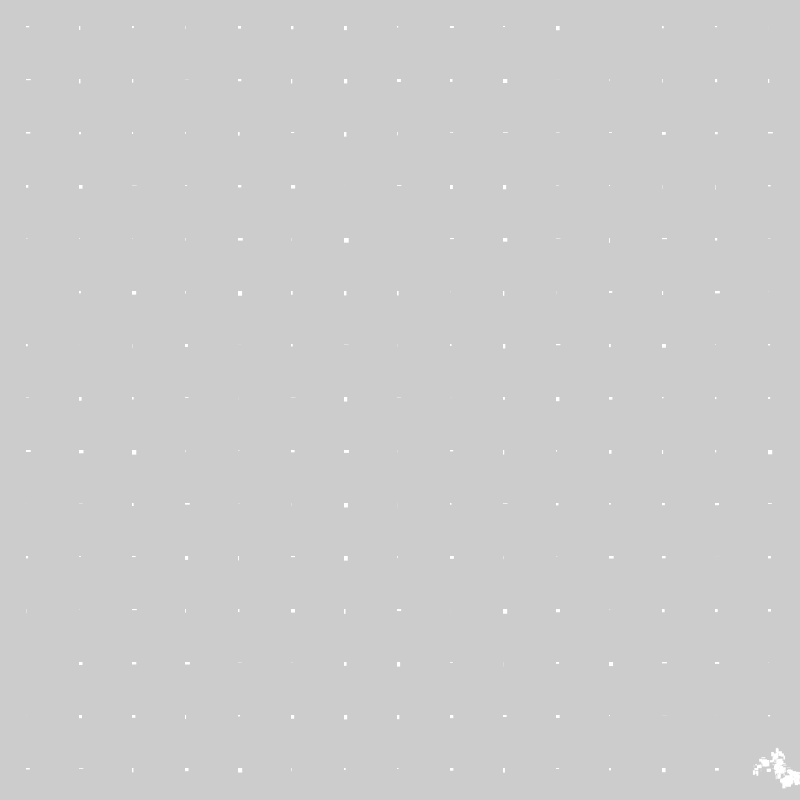
Frame 1 (no input)
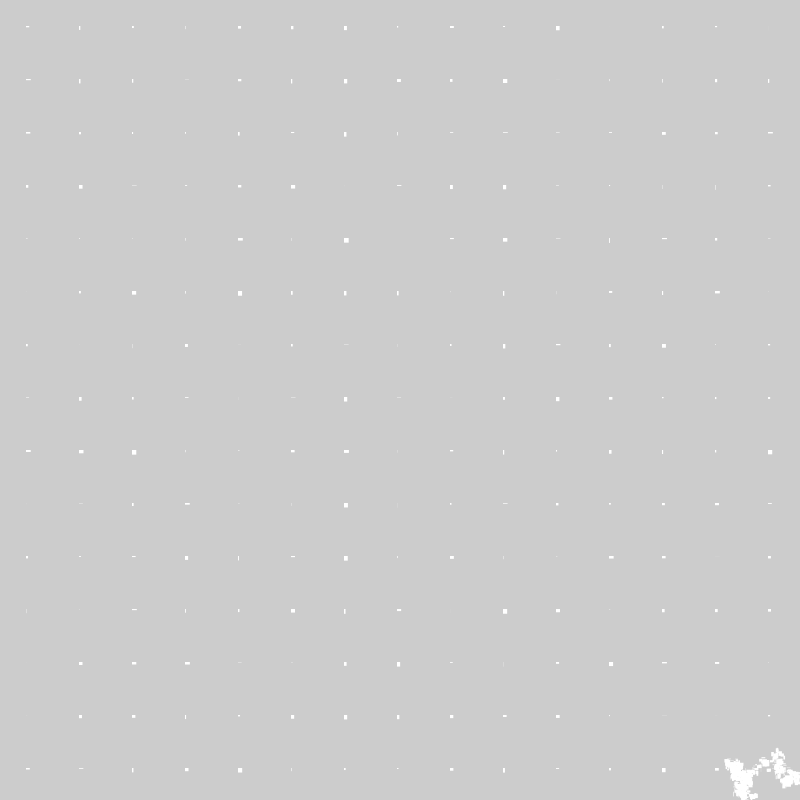
Frame 60 (the mouse pressed at the canvas centre just before this capture)
Frame 120 (the mouse held since frame 60 and released just before this capture): identical to frame 60, image omitted

The Processing sketch that drew these frames (run headless with seeded random() and noise(); from frame 60 on, the mouse is pressed at the canvas centre):

// Processing sketch: processing_165595
// ── processing_165595.pde

float[] xRay = new float [15];
float[] yRay = new float [15];
float[] xMov = new float [15];
float[] yMov = new float [15];
float xPos, yPos;

void setup(){
  noStroke();
  size(800,800);
  //get data
  for (int i = 0; i < 15; i++) {
    for(int j = 0; j < 15; j++) {
    xRay[i] = (width/15) * i  + ((width/15)/2);
    xPos = xRay[i];
    yRay[j] = (height/15) * j + ((height/15)/2);
    yPos = yRay[j];
    rect(xPos, yPos, random(5), random(5));
    
    
    
  }
  }
}
  // make shapes
//  for (int i =0; i < 15; i++) { 
//    for(int j = 0; j<15; j++)
//    rect(xPos/15, yPos, random(5), random(5));
//  }
//  
//}
  



// 50 100 150  




void draw(){
  
  
  
  
  for (int i = 0; i <15; i++) {
     for(int j = 0; j<15; j++){
    xMov[i] = random(-3, 3);
    yMov[j] = random(-3, 3);
    
    xPos = xPos + xMov[i];
    yPos = yPos + yMov[j];
    rect(xPos, yPos, random(5), random(5));
  }}
  
   
  
  
  // get movment
// for (int i =0; i < 15; i++) { 
//    for(int j = 0; j<15; j++){
//      
//    rect(xRay[i], yRay[j], random(5), random(5));
//  }
//  
  
  
//   for (int i = 0; i <15; i++) {
//     for(int j = 0; j<15; j++)
//    xMov[i] = random(-3, 3) ;
//    yMov[j] = random(-3, 3);
//  }}

// for (int i =0; i < 15; i++) { 
//    rect(xRay[i], yRay[i], random(25), random(1, 3),xRay[i]*19, yRay[i]*19, random(25), random(1, 3));
//  }
  
}
